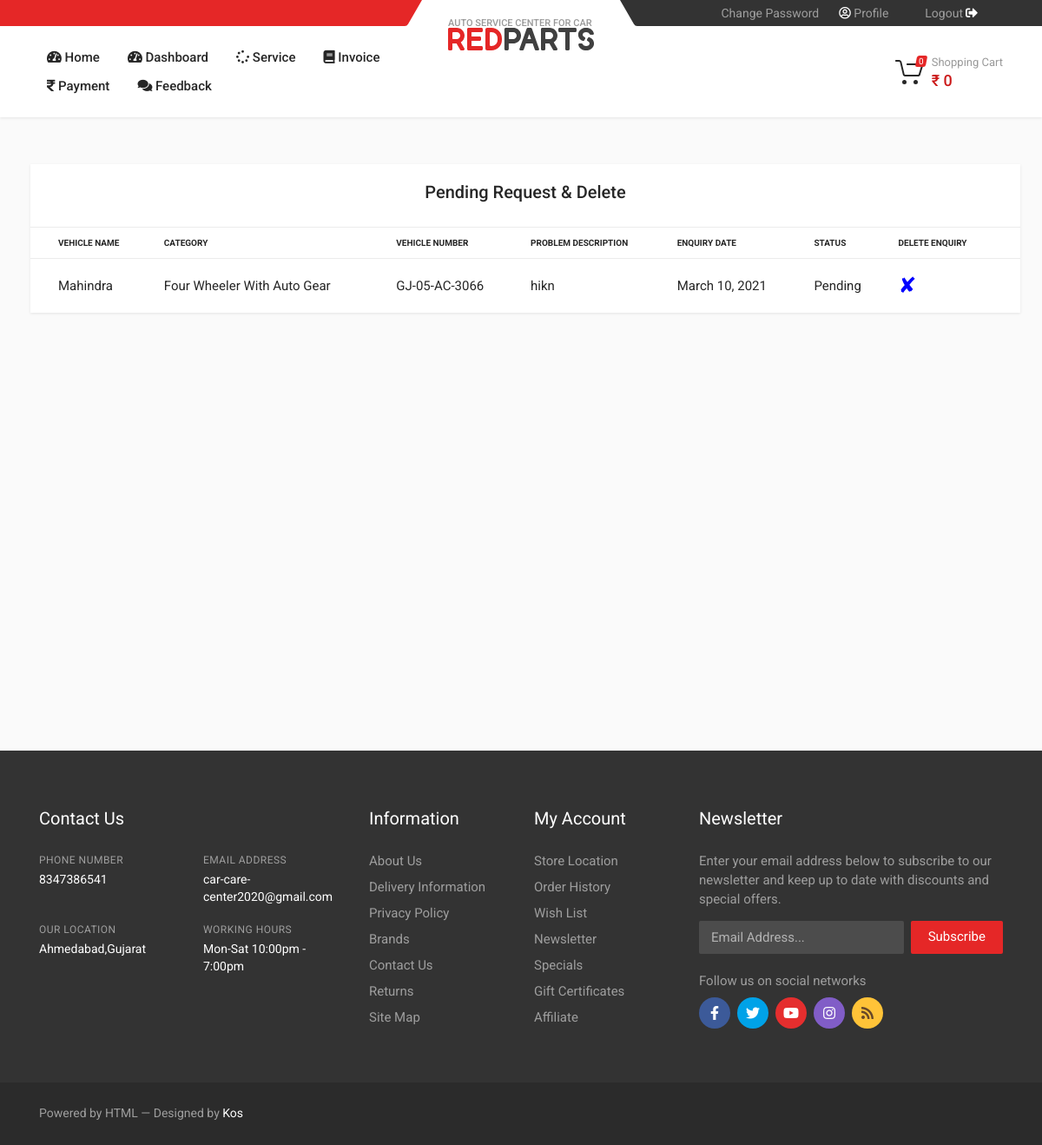
The app's page /customer_view_request (signed in) with its own data.
### CCC/models.py (models this page shows, shortened)
class cus_request(models.Model):
    category = models.CharField(max_length=40)
    number = models.CharField(max_length=100)
    name = models.CharField(max_length=40)
    brand = models.CharField(max_length=40)
    model = models.CharField(max_length=40)
    problem = models.CharField(max_length=100)
    date = models.DateField(auto_now=True)
    cost = models.IntegerField(null = True)
    Customer = models.ForeignKey('customer',on_delete=models.CASCADE,null=True)
    Mechanic = models.ForeignKey('mechanic',on_delete=models.CASCADE,null=True)
    stat = (('Pending','Pending'),('Approved','Approved'),('Repairing','Repairing'),('Repairing Done','Repairing Done'),('Released','Released'))
    status = models.CharField(max_length=40,choices=stat,default='Pending',null=True)
    payment_status = models.BooleanField(default=False)

### CCC/views.py (the view, shortened to what this page needs)
# urls.py: path("customer_view_request",views.customer_view_request,name='customer_view_request'),
def customer_view_request(request):
    products=None
    total=0
    if 'product_ids' in request.COOKIES:
            product_ids = request.COOKIES['product_ids']
            counter=product_ids.split('|')
            product_count_in_cart=len(set(counter))
    else:
            product_count_in_cart=0
    if 'user' in request.session:
        cust = customer.objects.get(fname = request.session['user'])
        enqiry = cus_request.objects.all().filter(Customer_id = cust.id, status="Pending")
        return render(request, "car/customer_view_request.html",{"user":cust,"enquiry":enqiry,'total':total,'product_count_in_cart':product_count_in_cart})
    else:
        return render('customerlogin')

### templates/car/customer_view_request.html (shortened to what this page needs)
<!DOCTYPE html>
{% load static %}
<html>
    <head>
        <link rel="stylesheet" href="{% static  "style.css" %}">
    </head>
    <body>
        {% include 'car/customerbase.html' %}
	<div class="wrapper">
                <div class="site__body">
                    <div class="block">
                        <div class="col-12 col-m-12 col-sm-12">
                            <div class="row">
                                <div class="col-12 col-lg-12 mt-12 mt-lg-0">
                                    <div class="dashboard">
                                        <div class="dashboard__orders card">
                                            <div class="card-header">
                                                <center>
                                                    <h5>Pending Request & Delete</h5>
                                                </center>
                                            </div>
                                            <div class="card-divider"></div>
                                            <div class="card-table">
                                                <div class="table-responsive-sm">
                                                    <table>
                                                        <thead>
                                                            <tr>
                                                                <th>Vehicle Name</th>
                                                                <th>Category</th>
                                                                <th>Vehicle Number</th>
                                                                <th>Problem Description</th>
                                                                <th>Enquiry Date</th>
                                                                <th>Status</th>
                                                              <th>Delete Enquiry</th>
                                                              </tr>
                                                        </thead>
                                                        <tbody>
                                                            {% for enq in enquiry %}
                                                            <tr>
                                                              <td>{{enq.name}}</td>
                                                              <td>{{enq.category}}</td>
                                                              <td>{{enq.number}}</td>
                                                              <td>{{enq.problem}}</td>
                                                              <td>{{enq.date}}</td>
                                                              <td>{{enq.status}}</td>
                                                              <td><a style="color:blue; text-decoration:none;font-size:25px;" href="{% url 'del_customer_request' enq.id %}">&#10008;</a></td>
                                                            </tr>
                                                            {% endfor %}
                                                        </tbody>
                                                    </table>
                                                </div>
                                            </div>
                                        </div>
                                    </div>
                                </div>
                            </div>
                        </div>
                    </div>
                    <div class="block-space block-space--layout--before-footer"></div>
                </div>
        <br><br><br><br><br><br><br><br><br><br><br><br><br><br><br><br>
            </div>
            {% include "car/footer.html" %}
    </body>
</html>

### static/style.css (style rules this page uses)
:root { --primary-color: #4834d4; --success-color: #6ab04c; --warning-color: #f0932b; --danger-color: #eb4d4b; --light-color: #212529; --light-second-color: #727475; --light-background: #ffffff; --light-second-background: #f1f1f1; --dark-color: #909090; --dark-second-color: #f5f6fa; --dark-background: #23242D; --dark-second-background: #181818; }
* { box-sizing: border-box; }
body { font-family: 'Roboto', sans-serif; background: var(--main-bg-color); color: var(--main-color); margin: 0; }
.wrapper { padding: 10px; margin-left: 10px; background: var(--second-bg-color); transition: margin-left .5s; }
.row { display: flex; flex-wrap: wrap; flex-direction: row; }
.row:after, .row:before { box-sizing: border-box; }
[class*="col-"] { padding: 10px; }
@media only screen and (min-width: 600px) { .col-sm-12 { width: 100%; } }
@media only screen and (min-width: 768px) { .col-m-12 { width: 100%; } }
@media only screen and (min-width: 992px) { .col-12 { width: 100%; } }
.card { background: var(--main-bg-color); color: var(--main-color); border-radius: 10px; margin-bottom: 10px; box-shadow: 0 4px 8px 0 rgba(0, 0, 0, 0.2); }
.card-header { padding: 15px 30px; border-bottom: 1px solid var(--second-bg-color); position: relative; }
table { border-collapse: collapse; width: 100%; }
table td { border-top: 1px solid var(--second-bg-color); padding: 15px; }
table th { border-top: 1px solid var(--second-bg-color); border-bottom: 1px solid var(--second-bg-color); padding: 15px 12px; text-align: left; }

### records on screen
cus_request: name "Mahindra", category "Four Wheeler With Auto Gear", number "GJ-05-AC-3066", problem "hikn", date "March 10, 2021", status "Pending"

### other values on screen
{{ product_count_in_cart }} "0"
{{ total }} "0"
